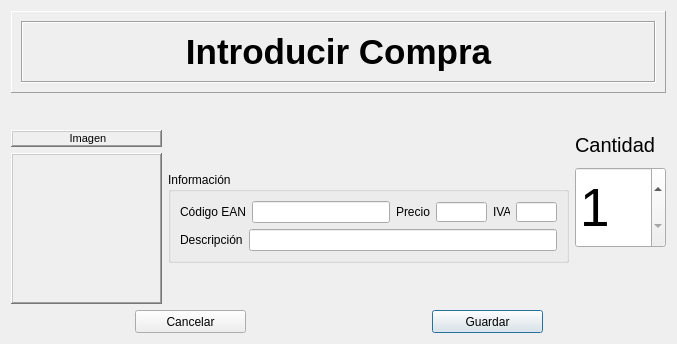
<?xml version="1.0" encoding="UTF-8"?>
<ui version="4.0">
 <class>DialogCompras</class>
 <widget class="QDialog" name="DialogCompras">
  <property name="geometry">
   <rect>
    <x>0</x>
    <y>0</y>
    <width>677</width>
    <height>344</height>
   </rect>
  </property>
  <property name="sizePolicy">
   <sizepolicy hsizetype="Fixed" vsizetype="Fixed">
    <horstretch>0</horstretch>
    <verstretch>0</verstretch>
   </sizepolicy>
  </property>
  <property name="minimumSize">
   <size>
    <width>677</width>
    <height>344</height>
   </size>
  </property>
  <property name="maximumSize">
   <size>
    <width>677</width>
    <height>344</height>
   </size>
  </property>
  <property name="windowTitle">
   <string>Dialog</string>
  </property>
  <layout class="QGridLayout" name="gridLayout_3">
   <item row="0" column="0" rowspan="2" colspan="2">
    <layout class="QVBoxLayout" name="verticalLayout_9">
     <item>
      <layout class="QVBoxLayout" name="verticalLayout_8">
       <item>
        <layout class="QVBoxLayout" name="verticalLayout_7">
         <item>
          <widget class="QFrame" name="frame">
           <property name="sizePolicy">
            <sizepolicy hsizetype="Preferred" vsizetype="Fixed">
             <horstretch>0</horstretch>
             <verstretch>0</verstretch>
            </sizepolicy>
           </property>
           <property name="minimumSize">
            <size>
             <width>0</width>
             <height>82</height>
            </size>
           </property>
           <property name="maximumSize">
            <size>
             <width>16777215</width>
             <height>82</height>
            </size>
           </property>
           <property name="frameShape">
            <enum>QFrame::Panel</enum>
           </property>
           <property name="frameShadow">
            <enum>QFrame::Raised</enum>
           </property>
           <layout class="QVBoxLayout" name="verticalLayout">
            <item>
             <widget class="QFrame" name="frame_2">
              <property name="frameShape">
               <enum>QFrame::Box</enum>
              </property>
              <property name="frameShadow">
               <enum>QFrame::Sunken</enum>
              </property>
              <layout class="QGridLayout" name="gridLayout">
               <item row="0" column="0">
                <widget class="QLabel" name="label">
                 <property name="text">
                  <string>&lt;!DOCTYPE HTML PUBLIC &quot;-//W3C//DTD HTML 4.0//EN&quot; &quot;http://www.w3.org/TR/REC-html40/strict.dtd&quot;&gt;
&lt;html&gt;&lt;head&gt;&lt;meta name=&quot;qrichtext&quot; content=&quot;1&quot; /&gt;&lt;style type=&quot;text/css&quot;&gt;
p, li { white-space: pre-wrap; }
&lt;/style&gt;&lt;/head&gt;&lt;body style=&quot; font-family:'MS Shell Dlg 2'; font-size:8.25pt; font-weight:400; font-style:normal;&quot;&gt;
&lt;p align=&quot;center&quot; style=&quot; margin-top:0px; margin-bottom:0px; margin-left:0px; margin-right:0px; -qt-block-indent:0; text-indent:0px;&quot;&gt;&lt;span style=&quot; font-size:26pt; font-weight:600;&quot;&gt;Introducir Compra&lt;/span&gt;&lt;/p&gt;&lt;/body&gt;&lt;/html&gt;</string>
                 </property>
                </widget>
               </item>
              </layout>
             </widget>
            </item>
           </layout>
          </widget>
         </item>
         <item>
          <spacer name="verticalSpacer_6">
           <property name="orientation">
            <enum>Qt::Vertical</enum>
           </property>
           <property name="sizeHint" stdset="0">
            <size>
             <width>647</width>
             <height>13</height>
            </size>
           </property>
          </spacer>
         </item>
        </layout>
       </item>
       <item>
        <layout class="QHBoxLayout" name="horizontalLayout_7">
         <item>
          <layout class="QHBoxLayout" name="horizontalLayout_4">
           <item>
            <layout class="QVBoxLayout" name="verticalLayout_2">
             <item>
              <widget class="QLabel" name="label_6">
               <property name="sizePolicy">
                <sizepolicy hsizetype="Fixed" vsizetype="Fixed">
                 <horstretch>0</horstretch>
                 <verstretch>0</verstretch>
                </sizepolicy>
               </property>
               <property name="minimumSize">
                <size>
                 <width>151</width>
                 <height>17</height>
                </size>
               </property>
               <property name="maximumSize">
                <size>
                 <width>151</width>
                 <height>17</height>
                </size>
               </property>
               <property name="frameShape">
                <enum>QFrame::WinPanel</enum>
               </property>
               <property name="frameShadow">
                <enum>QFrame::Raised</enum>
               </property>
               <property name="text">
                <string>&lt;!DOCTYPE HTML PUBLIC &quot;-//W3C//DTD HTML 4.0//EN&quot; &quot;http://www.w3.org/TR/REC-html40/strict.dtd&quot;&gt;
&lt;html&gt;&lt;head&gt;&lt;meta name=&quot;qrichtext&quot; content=&quot;1&quot; /&gt;&lt;style type=&quot;text/css&quot;&gt;
p, li { white-space: pre-wrap; }
&lt;/style&gt;&lt;/head&gt;&lt;body style=&quot; font-family:'MS Shell Dlg 2'; font-size:8.25pt; font-weight:400; font-style:normal;&quot;&gt;
&lt;p align=&quot;center&quot; style=&quot; margin-top:0px; margin-bottom:0px; margin-left:0px; margin-right:0px; -qt-block-indent:0; text-indent:0px;&quot;&gt;&lt;span style=&quot; font-size:8pt;&quot;&gt;Imagen&lt;/span&gt;&lt;/p&gt;&lt;/body&gt;&lt;/html&gt;</string>
               </property>
              </widget>
             </item>
             <item>
              <widget class="QLabel" name="lbImagen">
               <property name="sizePolicy">
                <sizepolicy hsizetype="Fixed" vsizetype="Fixed">
                 <horstretch>0</horstretch>
                 <verstretch>0</verstretch>
                </sizepolicy>
               </property>
               <property name="minimumSize">
                <size>
                 <width>151</width>
                 <height>151</height>
                </size>
               </property>
               <property name="maximumSize">
                <size>
                 <width>151</width>
                 <height>151</height>
                </size>
               </property>
               <property name="frameShape">
                <enum>QFrame::WinPanel</enum>
               </property>
               <property name="frameShadow">
                <enum>QFrame::Raised</enum>
               </property>
               <property name="text">
                <string/>
               </property>
               <property name="textFormat">
                <enum>Qt::AutoText</enum>
               </property>
              </widget>
             </item>
            </layout>
           </item>
           <item>
            <layout class="QVBoxLayout" name="verticalLayout_5">
             <item>
              <spacer name="verticalSpacer">
               <property name="orientation">
                <enum>Qt::Vertical</enum>
               </property>
               <property name="sizeHint" stdset="0">
                <size>
                 <width>20</width>
                 <height>17</height>
                </size>
               </property>
              </spacer>
             </item>
             <item>
              <widget class="QGroupBox" name="groupBox">
               <property name="title">
                <string>Información</string>
               </property>
               <layout class="QGridLayout" name="gridLayout_2">
                <item row="0" column="0">
                 <layout class="QVBoxLayout" name="verticalLayout_3">
                  <item>
                   <layout class="QHBoxLayout" name="horizontalLayout_3">
                    <item>
                     <layout class="QHBoxLayout" name="horizontalLayout_2">
                      <item>
                       <layout class="QHBoxLayout" name="horizontalLayout_5">
                        <item>
                         <widget class="QLabel" name="label_8">
                          <property name="text">
                           <string>Código EAN</string>
                          </property>
                         </widget>
                        </item>
                        <item>
                         <widget class="QLineEdit" name="leCodEAN">
                          <property name="maxLength">
                           <number>20</number>
                          </property>
                         </widget>
                        </item>
                       </layout>
                      </item>
                      <item>
                       <layout class="QHBoxLayout" name="horizontalLayout">
                        <item>
                         <widget class="QLabel" name="label_4">
                          <property name="sizePolicy">
                           <sizepolicy hsizetype="Fixed" vsizetype="Fixed">
                            <horstretch>0</horstretch>
                            <verstretch>0</verstretch>
                           </sizepolicy>
                          </property>
                          <property name="text">
                           <string>Precio</string>
                          </property>
                         </widget>
                        </item>
                        <item>
                         <widget class="QLineEdit" name="lePrecio">
                          <property name="sizePolicy">
                           <sizepolicy hsizetype="Fixed" vsizetype="Fixed">
                            <horstretch>0</horstretch>
                            <verstretch>0</verstretch>
                           </sizepolicy>
                          </property>
                          <property name="minimumSize">
                           <size>
                            <width>51</width>
                            <height>20</height>
                           </size>
                          </property>
                          <property name="maximumSize">
                           <size>
                            <width>51</width>
                            <height>20</height>
                           </size>
                          </property>
                          <property name="maxLength">
                           <number>10</number>
                          </property>
                         </widget>
                        </item>
                       </layout>
                      </item>
                     </layout>
                    </item>
                    <item>
                     <layout class="QHBoxLayout" name="horizontalLayout_9">
                      <item>
                       <widget class="QLabel" name="label_11">
                        <property name="sizePolicy">
                         <sizepolicy hsizetype="Fixed" vsizetype="Fixed">
                          <horstretch>0</horstretch>
                          <verstretch>0</verstretch>
                         </sizepolicy>
                        </property>
                        <property name="minimumSize">
                         <size>
                          <width>17</width>
                          <height>13</height>
                         </size>
                        </property>
                        <property name="maximumSize">
                         <size>
                          <width>17</width>
                          <height>13</height>
                         </size>
                        </property>
                        <property name="text">
                         <string>IVA</string>
                        </property>
                       </widget>
                      </item>
                      <item>
                       <widget class="QLineEdit" name="leIVA">
                        <property name="sizePolicy">
                         <sizepolicy hsizetype="Fixed" vsizetype="Fixed">
                          <horstretch>0</horstretch>
                          <verstretch>0</verstretch>
                         </sizepolicy>
                        </property>
                        <property name="minimumSize">
                         <size>
                          <width>41</width>
                          <height>20</height>
                         </size>
                        </property>
                        <property name="maximumSize">
                         <size>
                          <width>41</width>
                          <height>20</height>
                         </size>
                        </property>
                        <property name="maxLength">
                         <number>3</number>
                        </property>
                       </widget>
                      </item>
                     </layout>
                    </item>
                   </layout>
                  </item>
                  <item>
                   <layout class="QHBoxLayout" name="horizontalLayout_6">
                    <item>
                     <widget class="QLabel" name="label_9">
                      <property name="text">
                       <string>Descripción</string>
                      </property>
                     </widget>
                    </item>
                    <item>
                     <widget class="QLineEdit" name="leDescripcion">
                      <property name="maxLength">
                       <number>200</number>
                      </property>
                     </widget>
                    </item>
                   </layout>
                  </item>
                 </layout>
                </item>
               </layout>
              </widget>
             </item>
             <item>
              <spacer name="verticalSpacer_2">
               <property name="orientation">
                <enum>Qt::Vertical</enum>
               </property>
               <property name="sizeHint" stdset="0">
                <size>
                 <width>20</width>
                 <height>13</height>
                </size>
               </property>
              </spacer>
             </item>
            </layout>
           </item>
          </layout>
         </item>
         <item>
          <layout class="QVBoxLayout" name="verticalLayout_6">
           <item>
            <layout class="QVBoxLayout" name="verticalLayout_4">
             <item>
              <widget class="QLabel" name="label_3">
               <property name="sizePolicy">
                <sizepolicy hsizetype="Fixed" vsizetype="Fixed">
                 <horstretch>0</horstretch>
                 <verstretch>0</verstretch>
                </sizepolicy>
               </property>
               <property name="minimumSize">
                <size>
                 <width>79</width>
                 <height>31</height>
                </size>
               </property>
               <property name="maximumSize">
                <size>
                 <width>79</width>
                 <height>31</height>
                </size>
               </property>
               <property name="font">
                <font>
                 <pointsize>15</pointsize>
                </font>
               </property>
               <property name="text">
                <string>&lt;!DOCTYPE HTML PUBLIC &quot;-//W3C//DTD HTML 4.0//EN&quot; &quot;http://www.w3.org/TR/REC-html40/strict.dtd&quot;&gt;
&lt;html&gt;&lt;head&gt;&lt;meta name=&quot;qrichtext&quot; content=&quot;1&quot; /&gt;&lt;style type=&quot;text/css&quot;&gt;
p, li { white-space: pre-wrap; }
&lt;/style&gt;&lt;/head&gt;&lt;body style=&quot; font-family:'MS Shell Dlg 2'; font-size:15pt; font-weight:400; font-style:normal;&quot;&gt;
&lt;p align=&quot;center&quot; style=&quot; margin-top:0px; margin-bottom:0px; margin-left:0px; margin-right:0px; -qt-block-indent:0; text-indent:0px;&quot;&gt;Cantidad&lt;/p&gt;&lt;/body&gt;&lt;/html&gt;</string>
               </property>
              </widget>
             </item>
             <item>
              <widget class="QSpinBox" name="sbCantidad">
               <property name="sizePolicy">
                <sizepolicy hsizetype="Fixed" vsizetype="Fixed">
                 <horstretch>0</horstretch>
                 <verstretch>0</verstretch>
                </sizepolicy>
               </property>
               <property name="minimumSize">
                <size>
                 <width>91</width>
                 <height>81</height>
                </size>
               </property>
               <property name="maximumSize">
                <size>
                 <width>91</width>
                 <height>81</height>
                </size>
               </property>
               <property name="font">
                <font>
                 <pointsize>40</pointsize>
                </font>
               </property>
               <property name="minimum">
                <number>1</number>
               </property>
               <property name="maximum">
                <number>1000</number>
               </property>
               <property name="value">
                <number>1</number>
               </property>
              </widget>
             </item>
            </layout>
           </item>
           <item>
            <spacer name="verticalSpacer_3">
             <property name="orientation">
              <enum>Qt::Vertical</enum>
             </property>
             <property name="sizeHint" stdset="0">
              <size>
               <width>20</width>
               <height>18</height>
              </size>
             </property>
            </spacer>
           </item>
          </layout>
         </item>
        </layout>
       </item>
      </layout>
     </item>
     <item>
      <layout class="QHBoxLayout" name="horizontalLayout_11">
       <item>
        <spacer name="horizontalSpacer_4">
         <property name="orientation">
          <enum>Qt::Horizontal</enum>
         </property>
         <property name="sizeHint" stdset="0">
          <size>
           <width>40</width>
           <height>20</height>
          </size>
         </property>
        </spacer>
       </item>
       <item>
        <layout class="QHBoxLayout" name="horizontalLayout_10">
         <item>
          <widget class="QPushButton" name="pbCancelar">
           <property name="sizePolicy">
            <sizepolicy hsizetype="Fixed" vsizetype="Fixed">
             <horstretch>0</horstretch>
             <verstretch>0</verstretch>
            </sizepolicy>
           </property>
           <property name="minimumSize">
            <size>
             <width>111</width>
             <height>23</height>
            </size>
           </property>
           <property name="maximumSize">
            <size>
             <width>111</width>
             <height>23</height>
            </size>
           </property>
           <property name="text">
            <string>Cancelar</string>
           </property>
          </widget>
         </item>
         <item>
          <spacer name="horizontalSpacer_3">
           <property name="orientation">
            <enum>Qt::Horizontal</enum>
           </property>
           <property name="sizeHint" stdset="0">
            <size>
             <width>180</width>
             <height>20</height>
            </size>
           </property>
          </spacer>
         </item>
         <item>
          <widget class="QPushButton" name="pbGuardar">
           <property name="sizePolicy">
            <sizepolicy hsizetype="Fixed" vsizetype="Fixed">
             <horstretch>0</horstretch>
             <verstretch>0</verstretch>
            </sizepolicy>
           </property>
           <property name="minimumSize">
            <size>
             <width>111</width>
             <height>23</height>
            </size>
           </property>
           <property name="maximumSize">
            <size>
             <width>111</width>
             <height>23</height>
            </size>
           </property>
           <property name="text">
            <string>Guardar</string>
           </property>
           <property name="default">
            <bool>true</bool>
           </property>
          </widget>
         </item>
        </layout>
       </item>
       <item>
        <spacer name="horizontalSpacer_5">
         <property name="orientation">
          <enum>Qt::Horizontal</enum>
         </property>
         <property name="sizeHint" stdset="0">
          <size>
           <width>40</width>
           <height>20</height>
          </size>
         </property>
        </spacer>
       </item>
      </layout>
     </item>
    </layout>
   </item>
  </layout>
 </widget>
 <tabstops>
  <tabstop>leCodEAN</tabstop>
  <tabstop>lePrecio</tabstop>
  <tabstop>leIVA</tabstop>
  <tabstop>sbCantidad</tabstop>
  <tabstop>leDescripcion</tabstop>
  <tabstop>pbCancelar</tabstop>
  <tabstop>pbGuardar</tabstop>
 </tabstops>
 <resources/>
 <connections/>
</ui>
